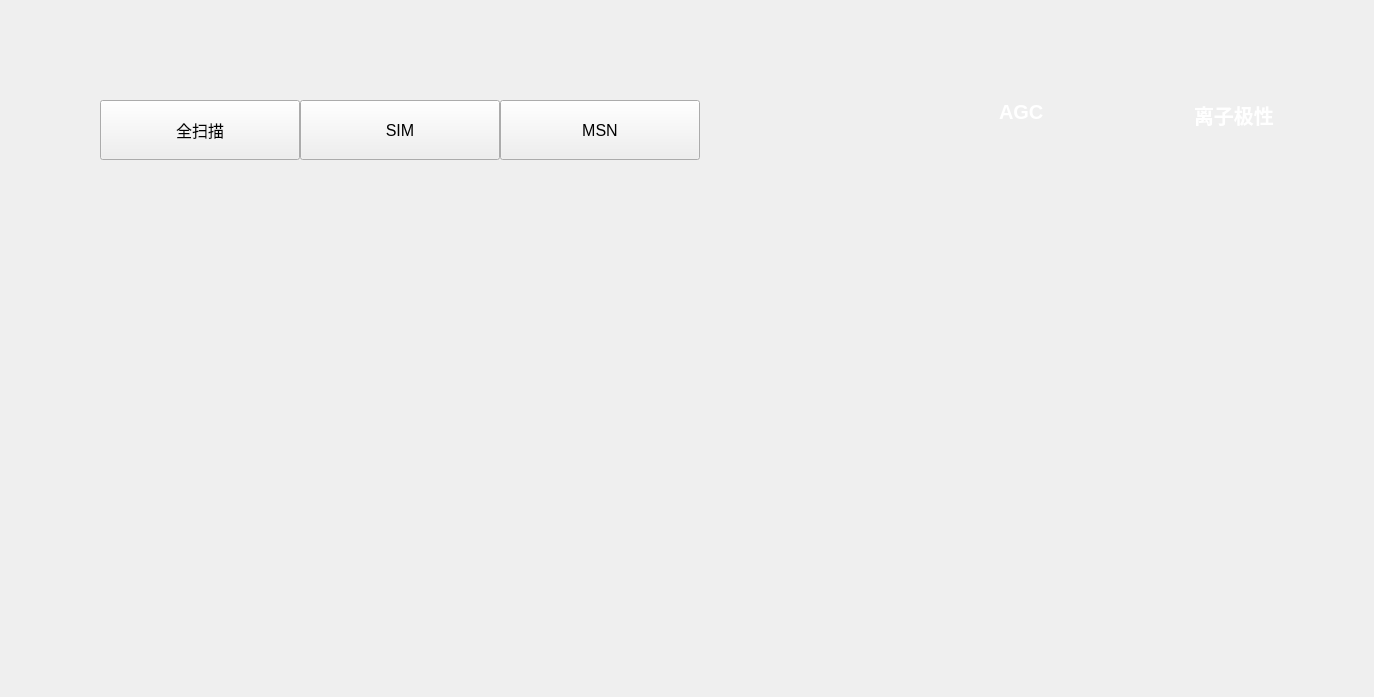
<?xml version="1.0" encoding="UTF-8"?>
<ui version="4.0">
 <class>sMethod</class>
 <widget class="QWidget" name="sMethod">
  <property name="geometry">
   <rect>
    <x>0</x>
    <y>0</y>
    <width>1374</width>
    <height>697</height>
   </rect>
  </property>
  <property name="sizePolicy">
   <sizepolicy hsizetype="Expanding" vsizetype="Expanding">
    <horstretch>0</horstretch>
    <verstretch>0</verstretch>
   </sizepolicy>
  </property>
  <property name="windowTitle">
   <string>Form</string>
  </property>
  <layout class="QVBoxLayout" name="verticalLayout_4">
   <property name="spacing">
    <number>10</number>
   </property>
   <property name="leftMargin">
    <number>100</number>
   </property>
   <property name="topMargin">
    <number>100</number>
   </property>
   <property name="rightMargin">
    <number>100</number>
   </property>
   <property name="bottomMargin">
    <number>100</number>
   </property>
   <item>
    <widget class="QWidget" name="widget" native="true">
     <property name="sizePolicy">
      <sizepolicy hsizetype="Preferred" vsizetype="Fixed">
       <horstretch>0</horstretch>
       <verstretch>0</verstretch>
      </sizepolicy>
     </property>
     <property name="minimumSize">
      <size>
       <width>0</width>
       <height>60</height>
      </size>
     </property>
     <property name="maximumSize">
      <size>
       <width>16777215</width>
       <height>60</height>
      </size>
     </property>
     <layout class="QHBoxLayout" name="horizontalLayout_2">
      <property name="spacing">
       <number>0</number>
      </property>
      <property name="leftMargin">
       <number>0</number>
      </property>
      <property name="topMargin">
       <number>0</number>
      </property>
      <property name="rightMargin">
       <number>0</number>
      </property>
      <property name="bottomMargin">
       <number>0</number>
      </property>
      <item>
       <widget class="QWidget" name="btnWidget" native="true">
        <property name="sizePolicy">
         <sizepolicy hsizetype="Fixed" vsizetype="Expanding">
          <horstretch>0</horstretch>
          <verstretch>0</verstretch>
         </sizepolicy>
        </property>
        <layout class="QHBoxLayout" name="horizontalLayout">
         <property name="spacing">
          <number>0</number>
         </property>
         <property name="leftMargin">
          <number>0</number>
         </property>
         <property name="topMargin">
          <number>0</number>
         </property>
         <property name="rightMargin">
          <number>0</number>
         </property>
         <property name="bottomMargin">
          <number>0</number>
         </property>
         <item>
          <widget class="QPushButton" name="allSacnBtn">
           <property name="sizePolicy">
            <sizepolicy hsizetype="Expanding" vsizetype="Expanding">
             <horstretch>0</horstretch>
             <verstretch>0</verstretch>
            </sizepolicy>
           </property>
           <property name="minimumSize">
            <size>
             <width>200</width>
             <height>50</height>
            </size>
           </property>
           <property name="maximumSize">
            <size>
             <width>200</width>
             <height>120</height>
            </size>
           </property>
           <property name="font">
            <font>
             <pointsize>12</pointsize>
             <weight>50</weight>
             <bold>false</bold>
            </font>
           </property>
           <property name="text">
            <string>全扫描</string>
           </property>
          </widget>
         </item>
         <item>
          <widget class="QPushButton" name="simBtn">
           <property name="sizePolicy">
            <sizepolicy hsizetype="Expanding" vsizetype="Expanding">
             <horstretch>0</horstretch>
             <verstretch>0</verstretch>
            </sizepolicy>
           </property>
           <property name="minimumSize">
            <size>
             <width>200</width>
             <height>50</height>
            </size>
           </property>
           <property name="maximumSize">
            <size>
             <width>200</width>
             <height>120</height>
            </size>
           </property>
           <property name="font">
            <font>
             <pointsize>12</pointsize>
            </font>
           </property>
           <property name="text">
            <string>SIM</string>
           </property>
          </widget>
         </item>
         <item>
          <widget class="QPushButton" name="msnBtn">
           <property name="sizePolicy">
            <sizepolicy hsizetype="Expanding" vsizetype="Expanding">
             <horstretch>0</horstretch>
             <verstretch>0</verstretch>
            </sizepolicy>
           </property>
           <property name="minimumSize">
            <size>
             <width>200</width>
             <height>50</height>
            </size>
           </property>
           <property name="maximumSize">
            <size>
             <width>200</width>
             <height>120</height>
            </size>
           </property>
           <property name="font">
            <font>
             <pointsize>12</pointsize>
            </font>
           </property>
           <property name="text">
            <string>MSN</string>
           </property>
          </widget>
         </item>
        </layout>
       </widget>
      </item>
      <item>
       <spacer name="horizontalSpacer_2">
        <property name="orientation">
         <enum>Qt::Horizontal</enum>
        </property>
        <property name="sizeHint" stdset="0">
         <size>
          <width>40</width>
          <height>20</height>
         </size>
        </property>
       </spacer>
      </item>
      <item>
       <widget class="QSwitchButton" name="switchBtn_AGC">
        <property name="sizePolicy">
         <sizepolicy hsizetype="Preferred" vsizetype="Preferred">
          <horstretch>0</horstretch>
          <verstretch>0</verstretch>
         </sizepolicy>
        </property>
        <property name="minimumSize">
         <size>
          <width>150</width>
          <height>0</height>
         </size>
        </property>
        <property name="text">
         <string/>
        </property>
       </widget>
      </item>
      <item>
       <widget class="QLabel" name="label_2">
        <property name="font">
         <font>
          <pointsize>15</pointsize>
          <weight>75</weight>
          <bold>true</bold>
         </font>
        </property>
        <property name="styleSheet">
         <string notr="true">color: rgb(255, 255, 255);</string>
        </property>
        <property name="text">
         <string>AGC</string>
        </property>
        <property name="alignment">
         <set>Qt::AlignLeading|Qt::AlignLeft|Qt::AlignTop</set>
        </property>
        <property name="margin">
         <number>5</number>
        </property>
       </widget>
      </item>
      <item>
       <widget class="QSwitchButton" name="switchBtn">
        <property name="sizePolicy">
         <sizepolicy hsizetype="Preferred" vsizetype="Preferred">
          <horstretch>0</horstretch>
          <verstretch>0</verstretch>
         </sizepolicy>
        </property>
        <property name="minimumSize">
         <size>
          <width>150</width>
          <height>0</height>
         </size>
        </property>
        <property name="text">
         <string/>
        </property>
       </widget>
      </item>
      <item>
       <widget class="QLabel" name="label">
        <property name="font">
         <font>
          <pointsize>15</pointsize>
          <weight>75</weight>
          <bold>true</bold>
         </font>
        </property>
        <property name="styleSheet">
         <string notr="true">color: rgb(255, 255, 255);</string>
        </property>
        <property name="text">
         <string>离子极性</string>
        </property>
        <property name="alignment">
         <set>Qt::AlignLeading|Qt::AlignLeft|Qt::AlignTop</set>
        </property>
        <property name="margin">
         <number>5</number>
        </property>
       </widget>
      </item>
     </layout>
    </widget>
   </item>
   <item>
    <layout class="QVBoxLayout" name="verticalLayout_3">
     <property name="spacing">
      <number>0</number>
     </property>
     <item>
      <layout class="QVBoxLayout" name="verticalLayout_2">
       <item>
        <widget class="QStackedWidget" name="stackedWidget">
         <property name="sizePolicy">
          <sizepolicy hsizetype="Expanding" vsizetype="Preferred">
           <horstretch>0</horstretch>
           <verstretch>0</verstretch>
          </sizepolicy>
         </property>
         <property name="currentIndex">
          <number>1</number>
         </property>
         <widget class="AllScan" name="allScan">
          <property name="autoFillBackground">
           <bool>true</bool>
          </property>
         </widget>
         <widget class="SIM" name="sim"/>
         <widget class="QWidget" name="msn"/>
        </widget>
       </item>
      </layout>
     </item>
    </layout>
   </item>
  </layout>
 </widget>
 <customwidgets>
  <customwidget>
   <class>QSwitchButton</class>
   <extends>QLabel</extends>
   <header location="global">QSwitchButton.h</header>
  </customwidget>
  <customwidget>
   <class>AllScan</class>
   <extends>QWidget</extends>
   <header>AllScan.h</header>
   <container>1</container>
  </customwidget>
  <customwidget>
   <class>SIM</class>
   <extends>QWidget</extends>
   <header location="global">SIM.h</header>
   <container>1</container>
  </customwidget>
 </customwidgets>
 <resources/>
 <connections/>
</ui>
